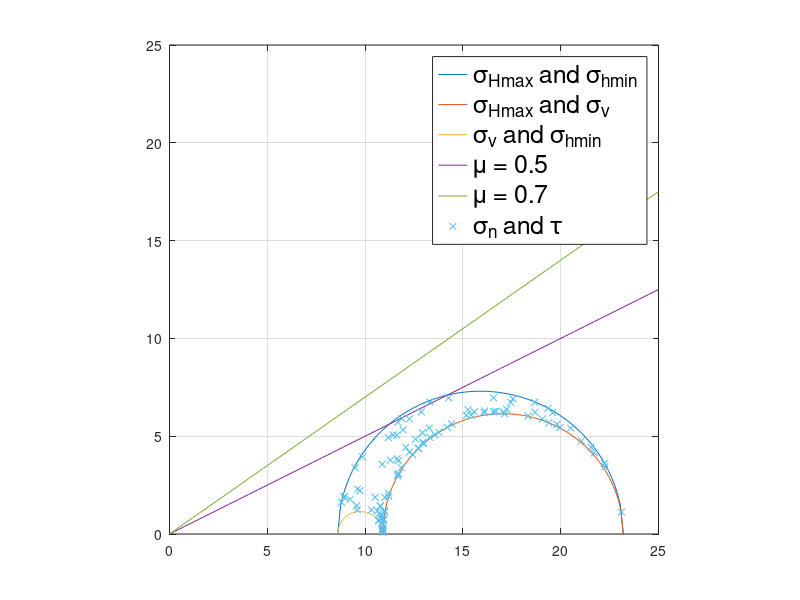
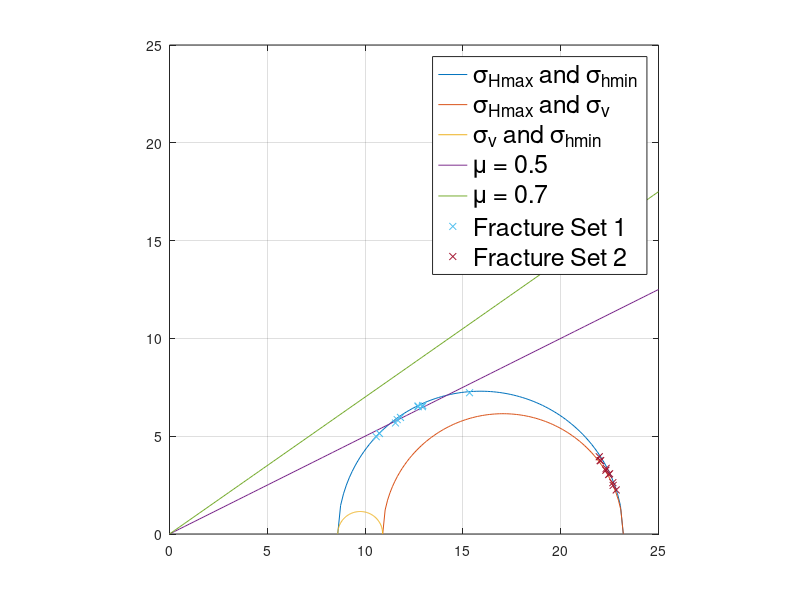

These charts were generated, in order, by the following MATLAB code:
clear
clc

%% prob 1
% converting the stress tensor to geographical coordinate system

Pp = 55.7;
SHmax = 78.9;
Sv = 66.6;
Shmin = 64.3;

sigma_H = SHmax-Pp;
sigma_h = Shmin-Pp;
sigma_v = Sv-Pp;

a = 90;
b = 0;
c = 90;


R_pg = [cosd(a)*cosd(b) sind(a)*cosd(b) -sind(b);
  cosd(a)*sind(b)*sind(c)-sind(a)*cosd(c) sind(a)*sind(b)*sind(c)+cosd(a)*cosd(c) cosd(b)*sind(c);
  cosd(a)*sind(b)*cosd(c)+sind(a)*sind(c) sind(a)*sind(b)*sind(c)-cosd(a)*sind(c) cosd(b)*cosd(c)];

Sp = diag([SHmax,Sv,Shmin]);
Sg = R_pg'*Sp*R_pg;

%% prob 2 using a uniform distribution
rng(1)
n = 100;
strike = rand(1,n) * 360;
dip = rand(1,n) * 90;
nn = [-sind(strike).*sind(dip);cosd(strike).*sind(dip);-cosd(dip)];
t = (Sg-Pp*eye(3)) * nn;

for i = 1:n
	sigma_n(i) = t(:,i)'* nn(:,i);
	tau(i) = sqrt(t(:,i)'*t(:,i)-sigma_n(i)^2);
end

%% mohr circle
x1_sample = linspace(sigma_h,sigma_H,100);
x2_sample = linspace(sigma_v,sigma_H,100);
x3_sample = linspace(sigma_h,sigma_v,100);
x1_center = (sigma_h+sigma_H)/2;
x2_center = (sigma_v+sigma_H)/2;
x3_center = (sigma_v+sigma_h)/2;
r1 = (sigma_H-sigma_h)/2;
r2 = (sigma_H-sigma_v)/2;
r3 = (sigma_v-sigma_h)/2;
y1 = sqrt(r1^2-(x1_sample-x1_center).^2);
y2 = sqrt(r2^2-(x2_sample-x2_center).^2);
y3 = sqrt(r3^2-(x3_sample-x3_center).^2);


%% prob 3
mu1 = 0.5;
mu2 = 0.7;

xx_sample = linspace(0,25,100);
yy_sample1 = mu1*xx_sample;
yy_sample2 = mu2*xx_sample;



%% prob 4
rng(1)
n = 10;
strike1 = random('Normal',60,5,1,10);
dip1 = random('Normal',80,5,1,10);
nn = [-sind(strike1).*sind(dip1);cosd(strike1).*sind(dip1);-cosd(dip1)];
t = (Sg-Pp*eye(3)) * nn;

for i = 1:n
	sigma_n1(i) = t(:,i)'* nn(:,i);
	tau1(i) = sqrt(t(:,i)'*t(:,i)-sigma_n1(i)^2);
end

strike2 = random('Normal',10,5,1,10);
dip2 = random('Normal',80,5,1,10);
nn = [-sind(strike2).*sind(dip2);cosd(strike2).*sind(dip2);-cosd(dip2)];
t = (Sg-Pp*eye(3)) * nn;

for i = 1:n
	sigma_n2(i) = t(:,i)'* nn(:,i);
	tau2(i) = sqrt(t(:,i)'*t(:,i)-sigma_n2(i)^2);
end

%% plot
figure(1)
hold on; box on; grid on
axis equal
plot(x1_sample,y1)
plot(x2_sample,y2)
plot(x3_sample,y3)
plot(xx_sample,yy_sample1)
plot(xx_sample,yy_sample2)
plot(sigma_n,tau,'x','MarkerSize',5)
xlim([0 25])
ylim([0 25])
legend({'\sigma_{Hmax} and \sigma_{hmin}','\sigma_{Hmax} and \sigma_{v}','\sigma_{v} and \sigma_{hmin}',...
    '\mu = 0.5','\mu = 0.7','\sigma_n and \tau'},'fontsize',18)


figure(2)
hold on; box on; grid on
axis equal
plot(x1_sample,y1)
plot(x2_sample,y2)
plot(x3_sample,y3)
plot(xx_sample,yy_sample1)
plot(xx_sample,yy_sample2)
plot(sigma_n1,tau1,'x','MarkerSize',5)
plot(sigma_n2,tau2,'x','MarkerSize',5)
xlim([0 25])
ylim([0 25])
legend({'\sigma_{Hmax} and \sigma_{hmin}','\sigma_{Hmax} and \sigma_{v}','\sigma_{v} and \sigma_{hmin}',...
    '\mu = 0.5','\mu = 0.7','Fracture Set 1','Fracture Set 2'},'fontsize',18)